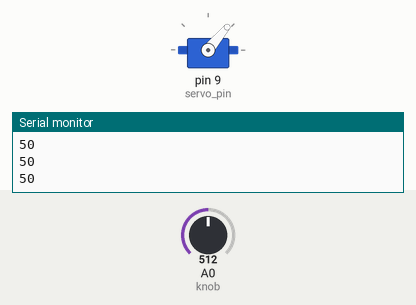
This sketch was run on a simulated Arduino Uno, built with avr-gcc and run on an emulated ATmega328P. On the bench: servo, the last lines printed to the serial monitor. Inputs (shaded band) come from the test bench; at power-on: A0 (knob) = 512.

Above: at 1.2 s.
1.3 s: A0 (knob) set to 716
At 2.1 s:
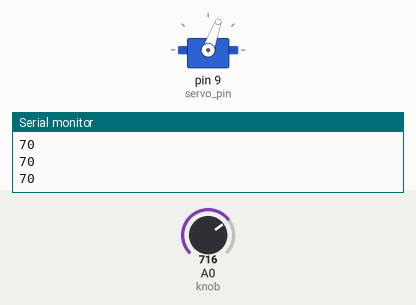
2.9 s: A0 (knob) set to 900
At 3.5 s:
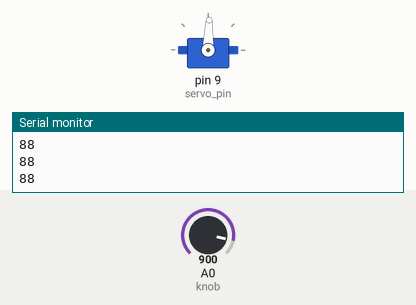
4.5 s: A0 (knob) set to 306
At 4.9 s:
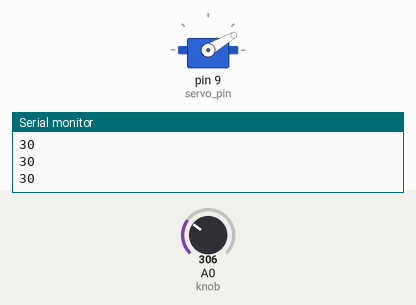
6.1 s: A0 (knob) set to 122
At 7.4 s:
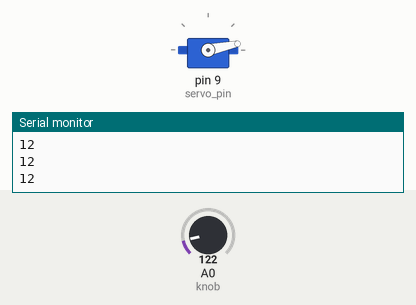
7.7 s: A0 (knob) set to 511
At 9.0 s:
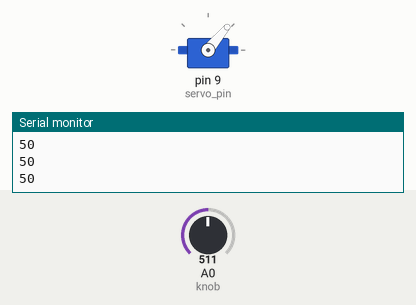
Timing chart, 0 to 10.3 s (numbered marks = the images above; inputs shaded):
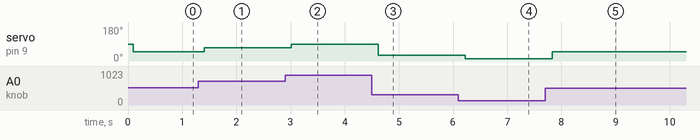

The sketch:

servo.ino
```cpp
// library
#include <Servo.h>

// Signal pin to control servo.
int servo_pin = 9;
// Position of servo.
int servo_pos = 0;
int knob = 0;
// servo object
Servo my_servo;

void setup()
{
	Serial.begin(9600);
	// Attach the signal pin
	my_servo.attach(servo_pin);
}

void loop()
{
	int input;
	// Take analog input.
	input = analogRead(knob);
	// Range conversion.
	servo_pos = map(input, 1, 1024, 1, 100);

	Serial.println(servo_pos);
	delay(100);
	// Rotate servo moto to specified position.
	my_servo.write(servo_pos);
}
```

Measured:
- after the input at 1.3 s, servo on pin 9 (servo_pin): 50° → 70° after 0.11 s
- after the input at 2.9 s, servo on pin 9 (servo_pin): 70° → 88° after 0.11 s
- after the input at 4.5 s, servo on pin 9 (servo_pin): 88° → 30° after 0.12 s
- after the input at 6.1 s, servo on pin 9 (servo_pin): 30° → 12° after 0.12 s
- after the input at 7.7 s, servo on pin 9 (servo_pin): 12° → 50° after 0.13 s
